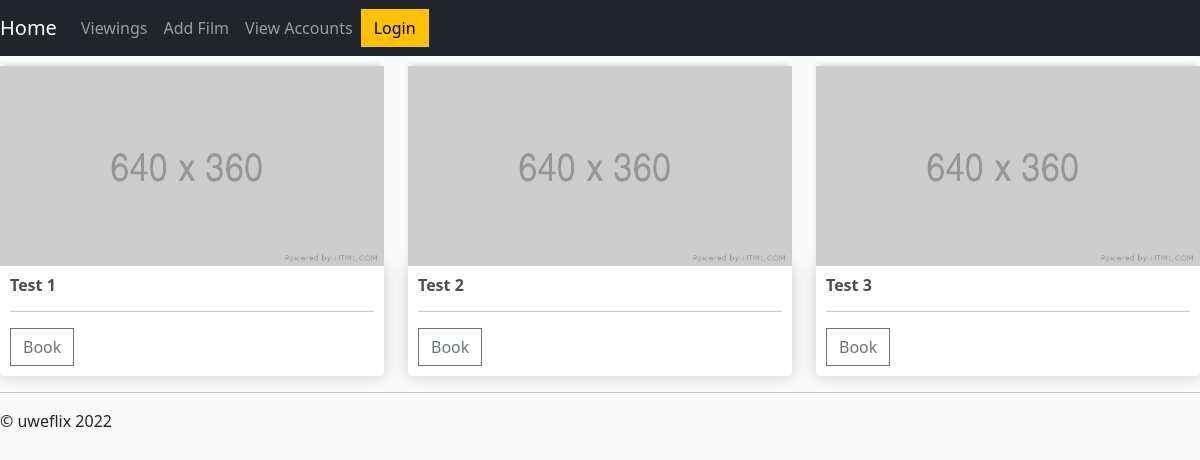
The app's page /viewings/, older data.
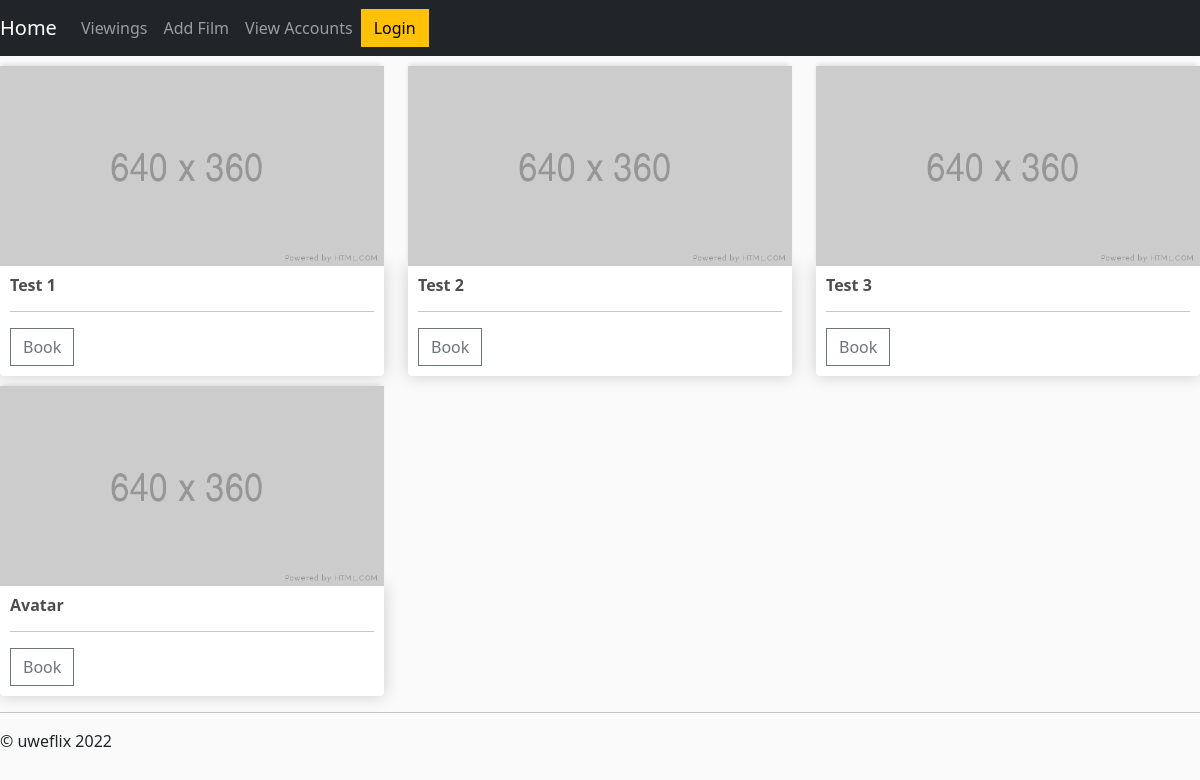
The same page, newer data.
### uweflix/models.py (models this page shows, shortened)
class Film(models.Model):
    title = models.CharField(max_length=100)
    age_rating = models.CharField(max_length=3)
    """Age Ratings:
        - U
        - PG
        - 12
        - 12A
        - 15
        - 18"""
    duration = models.CharField(max_length=3)
    trailer_desc = models.CharField(max_length=500)

### uweflix/views.py (the view)
# urls.py: path("viewings/", views.viewings, name="viewings"),
def viewings(request):
    films = Film.objects.all()
    context = {'films':films}
    return render(request, 'uweflix/viewings.html', context)

### uweflix/templates/uweflix/viewings.html (shortened to what this page needs)
{% extends "uweflix/layout.html" %}
{% load static %}
{% block content %}
<div class="row">
    {% for film in films %}
    <div class="col-lg-4">
        <img class="thumbnail" src="{% static 'uweflix/images/placeholder.png' %}">
        <div class="box-element film">
            <h6><strong>{{film.title}}</strong></h6>
            <hr>
            <button class="btn btn-outline-secondary add-btn">Book</button>
        </div>
    </div>
    {% endfor %}
</div>
{% endblock %}

### uweflix/templates/uweflix/layout.html (shortened to what this page needs)
<!DOCTYPE html>
{% load static %}
<html>
<head>
    <link href="https://cdn.jsdelivr.net/npm/bootstrap@5.1.3/dist/css/bootstrap.min.css" rel="stylesheet">
    <link rel="stylesheet" type="text/css" href="{% static 'uweflix/site.css' %}"/>
</head>
<body>
    <nav class="navbar navbar-expand-lg navbar-dark bg-dark">
        <a class="navbar-brand" href="{% url 'home' %}">Home</a>
        <div class="collapse navbar-collapse" id="navbarSupportedContent">
            <ul class="navbar-nav mr-auto">
                <li class="nav-item active">
                <a class="nav-link" href="{% url 'viewings' %}">Viewings</a>
                </li>
                <li class="nav-item active">
                    <a class="nav-link" href="{% url 'add_film' %}">Add Film</a>
                </li>
                <li class="nav-item active">
                    <a class="nav-link" href="{% url 'view_accounts' %}">View Accounts</a>
                </li>
            </ul>
            <div class="form-inline my-2 my-lg-0">
                <a href="{% url 'login' %}"class="btn btn-warning">Login</a>
            </div>
        </div>
    </nav>
    <div class="body-content">
        {% block content %}
        {% endblock %}
        <hr/>
        <footer>
            <p>© uweflix 2022</p>
        </footer>
    </div>
</body>
</html>

### uweflix/static/uweflix/site.css (style rules this page uses)
body { background-color: hsl(0, 0%, 98%); }
h1,h2,h3,h4,h5,h6 { color:hsl(0, 0%, 30%); }
.box-element { box-shadow:hsl(0, 0%, 80%) 0 0 16px; background-color: #fff; border-radius: 4px; padding: 10px; }
.thumbnail { width: 100%; height: 200px; -webkit-box-shadow: -1px -3px 5px -2px rgba(214,214,214,1); -moz-box-shadow: -1px -3px 5px -2px rgba(214,214,214,1); box-shadow: -1px -3px 5px -2px rgba(214,214,214,1); }
.film { border-radius: 0 0 4px 4px; }
.bg-dark { background-color: #4f868c; }
.col-lg-4, .col-lg-6, .col-lg-8, .col-lg-12 { margin-top: 10px; }
.btn { border-radius: 0; }

Row changes from the older to the newer data that the page shows:
added Film: title "Avatar"
